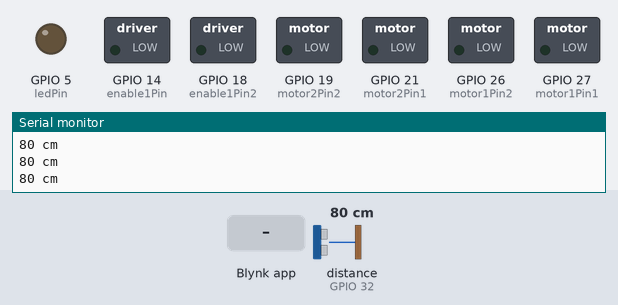
This sketch was run on a simulated ESP32. Parts: switched loads named in the sketch (green lamp = pin HIGH), output pins drawn as LEDs (lit = HIGH), the last lines printed to the serial monitor. Wiring (inferred from the names in the program): ultrasonic range finder: trigger GPIO 33; echo GPIO 32. The inputs (shaded band) are chosen by the test bench; at power-on: distance to the obstacle (sensor on GPIO 32) 80 cm. The echo pulse lasts 58.3 µs per cm; WiFi joins after 1.5 s; servers stay silent unless stated; pins used as bus, display or sensor lines are not drawn.

Above: at 3.0 s.
3.1 s: Blynk app writes 1 to V1
At 3.6 s:
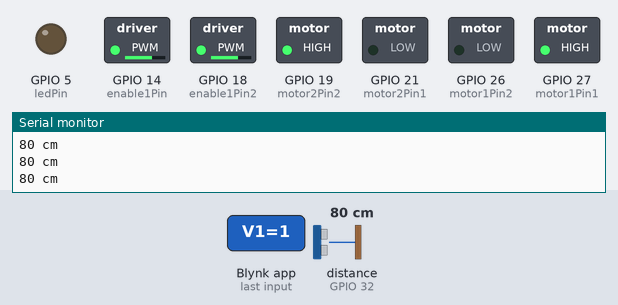
4.6 s: Blynk app writes 0 to V1
At 5.8 s:
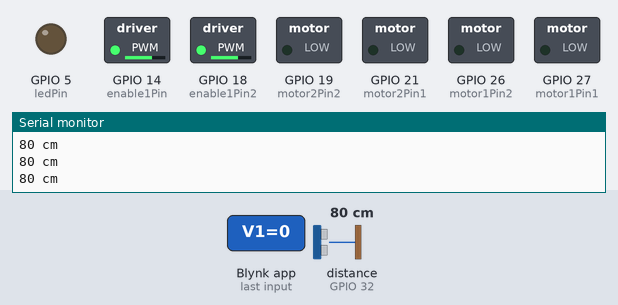
6.1 s: Blynk app writes 1 to V2
At 7.1 s:
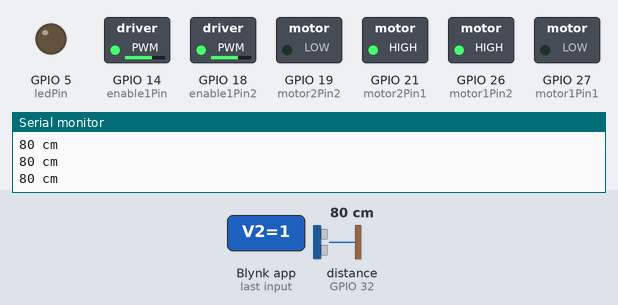
7.6 s: Blynk app writes 1 to V5
At 8.2 s:
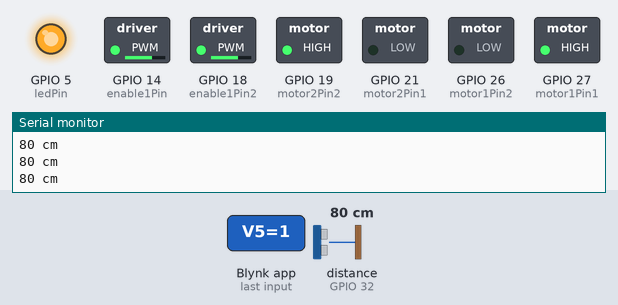
9.1 s: distance to the obstacle (sensor on GPIO 32) set to 27 cm
10.6 s: distance to the obstacle (sensor on GPIO 32) set to 20 cm
At 11.7 s:
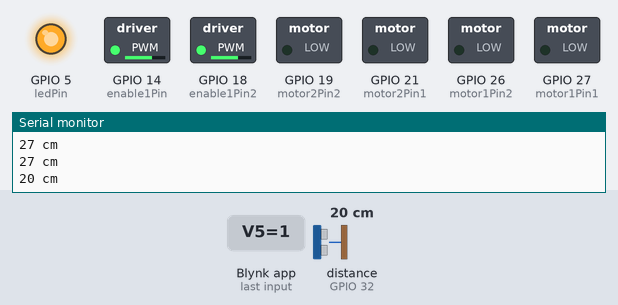
Timing chart, 0 to 24.6 s (numbered marks = the images above; inputs shaded):
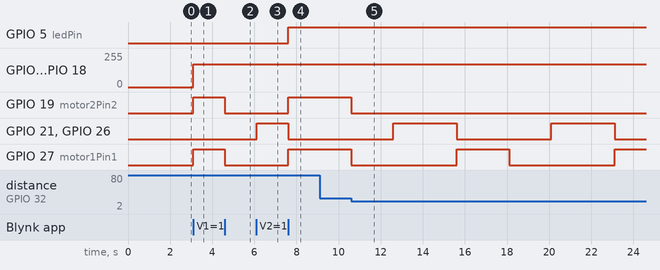

The sketch:

robot.ino
```cpp
#include <analogWrite.h>

//for moileApp
#define BLYNK_PRINT Serial
#include <WiFi.h>
#include <WiFiClient.h>
#include <BlynkSimpleEsp32.h>

// You should get Auth Token in the Blynk App.
// Go to the Project Settings (nut icon).
char auth[] = "RCFcE-uKKilfY_dMjUVYI9Ffb8XAfBYs";

// Your WiFi credentials.
// Set password to "" for open networks.
char ssid[] = "Eslam";
char pass[] = "20302030";

//for ultrasonic
#define ULTRASONIC_TRIG_PIN     33   // pin TRIG
#define ULTRASONIC_ECHO_PIN     32 // pin ECHO
long duration, distance;

// pin values for mobile app
int pinValue1=0;
int pinValue2=0;
int pinValue3=0;
int pinValue4=0;
int selfDrivingModeButton=0;
int hardTurningModeButton=0;

// Motor A
int motor1Pin1 = 27;
int motor1Pin2 = 26;
int enable1Pin = 14;

// Motor B
int motor2Pin1 = 21;
int motor2Pin2 = 19;
int enable1Pin2 = 18;

const int ledPin = 5;

// Setting PWM properties
const int freq = 30000;
const int pwmChannel = 0;
const int resolution = 8;
int dutyCycle = 170;

void setup() {
  // sets the pins as outputs:

  Blynk.begin(auth, ssid, pass);
  //for ultrasonic
  pinMode(ULTRASONIC_TRIG_PIN, OUTPUT);
  pinMode(ULTRASONIC_ECHO_PIN, INPUT);

  pinMode (ledPin, OUTPUT);

  //setup motorA pins
  pinMode(motor1Pin1, OUTPUT);
  pinMode(motor1Pin2, OUTPUT);
  pinMode(enable1Pin, OUTPUT);

  //setup motorB pins
  pinMode(motor2Pin1, OUTPUT);
  pinMode(motor2Pin2, OUTPUT);
  pinMode(enable1Pin2, OUTPUT);

  // configure pwm for motor
  ledcSetup(pwmChannel, freq, resolution);

  // attach the channel to the GPIO to be controlled
  ledcAttachPin(enable1Pin, pwmChannel);
  ledcAttachPin(enable1Pin2, pwmChannel);

  Serial.begin(115200);

}

void loop() {

  //For Ultrasonic
  digitalWrite(ULTRASONIC_TRIG_PIN, LOW);
  delayMicroseconds(2);

  digitalWrite(ULTRASONIC_TRIG_PIN, HIGH);
  delayMicroseconds(10);

  digitalWrite(ULTRASONIC_TRIG_PIN, LOW);
  duration = pulseIn(ULTRASONIC_ECHO_PIN, HIGH);
  distance = (duration/2) / 29.1;
  Serial.print(distance);
  Serial.println(" cm");

  if (selfDrivingModeButton == 1) {
    checkdistance();
  }


  //For Mobileapp
  Blynk.run();
}

// this function stops the robot when distance <=23 and then make it go backword then turn right then procced forward when distance >23
void checkdistance(){
  if (distance<=23){
    digitalWrite(motor1Pin1, LOW);
    digitalWrite(motor1Pin2, LOW);

    digitalWrite(motor2Pin1, LOW);
    digitalWrite(motor2Pin2, LOW);

    delay(2000);
    //Go backword for 1.5 seconds
    backword();
    delay(1500);
    //stop for 1.5 seconds
    stopp(pinValue1,pinValue2,pinValue3,pinValue4);
    delay(1500);
    // consider changing this part to somthing that have the abality to determin to turn left or wright
    // maybe two IR sensors one at the right and the other on the left?
    //Turn right for one second
    right();
    delay(1000);
    //stop for 1.5 seconds
    stopp(pinValue1,pinValue2,pinValue3,pinValue4);
    delay(1500);
  }
  else{
    forward();
  }

}

void forward()
{
  analogWrite(enable1Pin,dutyCycle);
  analogWrite(enable1Pin2,dutyCycle);

  digitalWrite(motor1Pin1, HIGH);
  digitalWrite(motor1Pin2, LOW);

  digitalWrite(motor2Pin1, LOW);
  digitalWrite(motor2Pin2, HIGH);
}

void backword()
{
  analogWrite(enable1Pin,dutyCycle);
  analogWrite(enable1Pin2,dutyCycle);

  digitalWrite(motor1Pin1, LOW);
  digitalWrite(motor1Pin2, HIGH);

  digitalWrite(motor2Pin1, HIGH);
  digitalWrite(motor2Pin2, LOW);
}

void right()
{

  if ((distance<=23 && selfDrivingModeButton==1) || hardTurningModeButton ==1){
    analogWrite(enable1Pin,dutyCycle);
    digitalWrite(motor1Pin1, HIGH);
    digitalWrite(motor2Pin1, LOW);
    digitalWrite(motor1Pin2, LOW);
    digitalWrite(motor2Pin2, LOW);
  }
  else{
    analogWrite(enable1Pin,dutyCycle);
    digitalWrite(motor1Pin1, HIGH);
    digitalWrite(motor2Pin1, LOW);

    analogWrite(enable1Pin2,dutyCycle-35);
    digitalWrite(motor1Pin2, LOW);
    digitalWrite(motor2Pin2, HIGH);
  }
}

void left()
{
  if ((distance<=23 && selfDrivingModeButton==1) || hardTurningModeButton ==1){
    analogWrite(enable1Pin,dutyCycle);
    digitalWrite(motor1Pin1, LOW);
    digitalWrite(motor2Pin1, LOW);
    digitalWrite(motor1Pin2, LOW);
    digitalWrite(motor2Pin2, HIGH);
  }
  else{
  analogWrite(enable1Pin,dutyCycle-35);
  digitalWrite(motor1Pin1, HIGH);
  digitalWrite(motor2Pin1, LOW);

  analogWrite(enable1Pin2,dutyCycle);
  digitalWrite(motor1Pin2, LOW);
  digitalWrite(motor2Pin2, HIGH);
  }
}

void stopp(int pin1, int pin2, int pin3, int pin4)
{
  if (pin1==0 && pin2==0 && pin3==0 && pin4==0){
    digitalWrite(motor1Pin1, LOW);
    digitalWrite(motor2Pin1, LOW);

    digitalWrite(motor1Pin2, LOW);
    digitalWrite(motor2Pin2, LOW);
  }
}

//Forward Button
BLYNK_WRITE(V1) {
 pinValue1 = param.asInt(); // Assigning incoming value from pin V1 to a variable

 if (selfDrivingModeButton==0){
  if (pinValue1 == 1) {
    forward();
  }
  else{
    stopp(pinValue1,pinValue2,pinValue3,pinValue4);
  }
 }

}

//Backward Button
BLYNK_WRITE(V2) {
 pinValue2 = param.asInt(); // Assigning incoming value from pin V2 to a variable

 if (selfDrivingModeButton==0){
  if (pinValue2 == 1) {
    backword();
  }
  else{
    stopp(pinValue1,pinValue2,pinValue3,pinValue4);
  }
 }

}

//Right Button
BLYNK_WRITE(V3) {
 pinValue3 = param.asInt(); // Assigning incoming value from pin V3 to a variable

 if (selfDrivingModeButton==0){
   if (pinValue3 == 1) {
    right();
  }
  else{
    stopp(pinValue1,pinValue2,pinValue3,pinValue4);
  }
 }

}

//Left Button
BLYNK_WRITE(V4) {
 pinValue4 = param.asInt(); // Assigning incoming value from pin V4 to a

 if (selfDrivingModeButton==0){
  if (pinValue4 == 1) {
    left();
  }
  else{
    stopp(pinValue1,pinValue2,pinValue3,pinValue4);
  }

 }

}

//Speed control slider
BLYNK_WRITE(V6){
  int value = param.asInt();
  dutyCycle = value;
}

// Self driving mode button
BLYNK_WRITE(V5) {
 selfDrivingModeButton = param.asInt(); // Assigning incoming value from pin V5 to a variable

 if (selfDrivingModeButton == 1) {
    digitalWrite(ledPin, HIGH); // Turn LED on.
    checkdistance();
  } else {
    digitalWrite(ledPin, LOW); // Turn LED off.
    stopp(pinValue1,pinValue2,pinValue3,pinValue4);
 }
}

// Hard right or left turning mode button
BLYNK_WRITE(V7) {
 hardTurningModeButton = param.asInt(); // Assigning incoming value from pin V7 to a variable
}
```

Measured:
- the behaviour switches between 24 and 23 cm on distance to the obstacle (sensor on GPIO 32) (found by bisection; images 4 and 5)
- after the input at 3.1 s, GPIO 14 (enable1Pin), GPIO 18 (enable1Pin2): 0/255 → 170/255 at once; GPIO 19 (motor2Pin2), GPIO 27 (motor1Pin1): LOW → HIGH at once
- after the input at 4.6 s, GPIO 19 (motor2Pin2), GPIO 27 (motor1Pin1): HIGH → LOW at once
- after the input at 6.1 s, GPIO 21 (motor2Pin1), GPIO 26 (motor1Pin2): LOW → HIGH at once
- after the input at 7.6 s, GPIO 5 (ledPin), GPIO 19 (motor2Pin2), GPIO 27 (motor1Pin1): LOW → HIGH at once; GPIO 21 (motor2Pin1), GPIO 26 (motor1Pin2): HIGH → LOW at once
- after the input at 10.6 s, GPIO 19 (motor2Pin2): HIGH → LOW at once; GPIO 21 (motor2Pin1), GPIO 26 (motor1Pin2): alternates HIGH for 3.0 s and LOW for 4.5 s, starting after 2.0 s; GPIO 27 (motor1Pin1): alternates HIGH for 2.5 s and LOW for 5.0 s, starting at once
